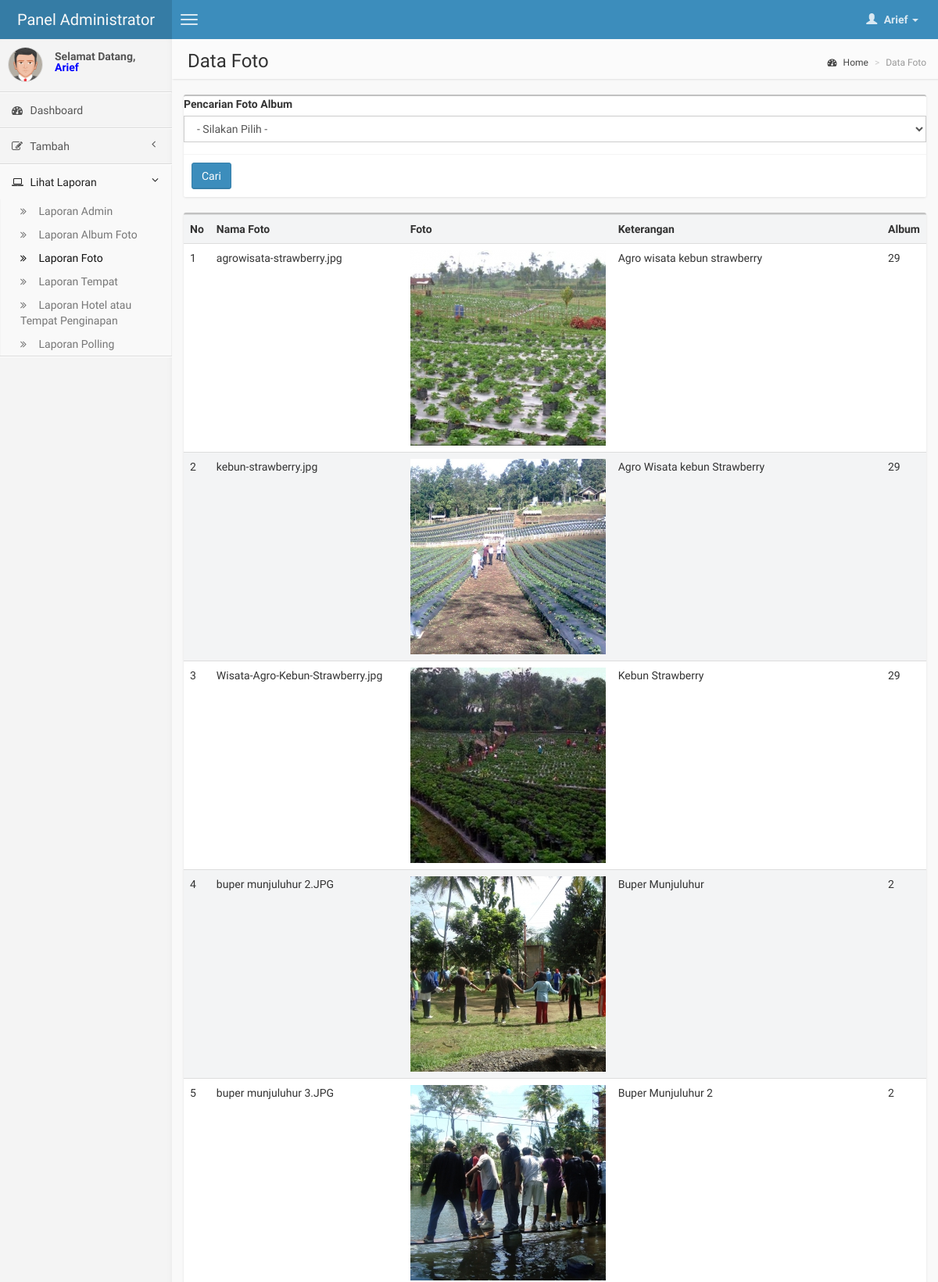
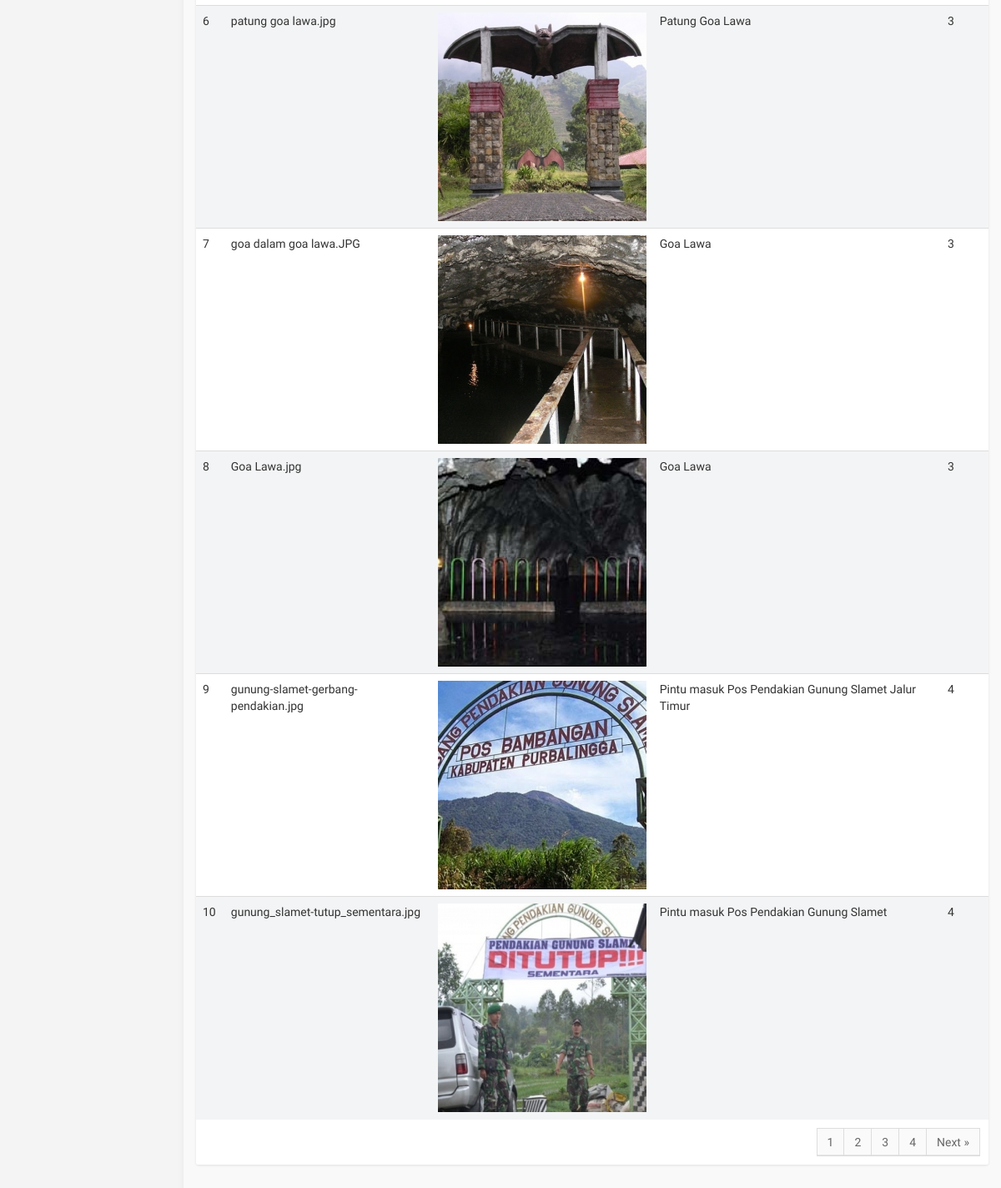
Screenshot of /dashboard/administrator/data_photo.php (signed in) with the database file from the repository (2 pictures, top to bottom).
### tables this page shows
CREATE TABLE IF NOT EXISTS `sig_data_photo` (
  `id_foto` int(11) NOT NULL AUTO_INCREMENT,
  `id_album` int(2) NOT NULL,
  `foto` varchar(255) NOT NULL,
  `keterangan` text NOT NULL,
  PRIMARY KEY (`id_foto`)
);

### dashboard/administrator/data_photo.php (the view, shortened to what this page needs)
<?php
if($_SESSION['Hak_Akses'] == 'Administrator')
{?>
<!DOCTYPE html>
<html>
    <head>
        <link href="css/bootstrap.min.css" rel="stylesheet" type="text/css" />
        <link href="css/font-awesome.min.css" rel="stylesheet" type="text/css" />
        <link href="css/AdminLTE.css" rel="stylesheet" type="text/css" />
    </head>
    <body class="skin-blue">
      <header class="header">
            <a href="index.php" class="logo">
                Panel Administrator
            </a>
            <nav class="navbar navbar-static-top" role="navigation">
                <a href="#" class="navbar-btn sidebar-toggle" data-toggle="offcanvas" role="button">
                    <span class="icon-bar"></span>
                    <span class="icon-bar"></span>
                    <span class="icon-bar"></span>
                </a>
                <div class="navbar-right">
                    <ul class="nav navbar-nav">
                        <li class="dropdown user user-menu">
                            <a href="#" class="dropdown-toggle" data-toggle="dropdown">
                                <i class="glyphicon glyphicon-user"></i>
                                <span><?php echo $_SESSION['Username'];?> <i class="caret"></i></span>
                            </a>
                        </li>
                    </ul>
                </div>
            </nav>
        </header>
        <div class="wrapper row-offcanvas row-offcanvas-left">
            <aside class="left-side sidebar-offcanvas">
                <section class="sidebar">
                    <div class="user-panel">
                        <div class="pull-left image">
                           <?php if($_SESSION['Jenis_Kelamin']== 'Laki - Laki') { ?>
                           <img src="img/avatar5.png" class="img-circle" alt="User Image" />
                           <?php }
				     	   else{ ?>
                           <img src="img/avatar2.png" class="img-circle" alt="User Image" />
                           <?php } ?>
                        </div>
                        <div class="pull-left info">
                            Selamat Datang, <br>
                          <p style="font-weight:bold; color:#00F;"> <?php echo $_SESSION['Username'];?></p>
                        </div>
                    </div>
                    <ul class="sidebar-menu">
                        <li class="">
                            <a href="index.php">
                                <i class="fa fa-dashboard"></i> <span>Dashboard</span>
                            </a>
                        </li>
                        <li class="treeview">
                            <a href="#">
                                <i class="fa fa-edit"></i>
                                <span>Tambah</span>
                                <i class="fa fa-angle-left pull-right"></i>
                            </a>
                        </li>
                        <li class="treeview active">
                            <a href="#">
                                <i class="fa fa-laptop"></i>
                                <span>Lihat Laporan</span>
                                <i class="fa fa-angle-left pull-right"></i>
                            </a>
                            <ul class="treeview-menu active">
                                <li><a href="data_admin.php"><i class="fa fa-angle-double-right"></i> Laporan Admin</a></li>
                                <li><a href="data_album.php"><i class="fa fa-angle-double-right"></i> Laporan Album Foto</a></li>
                                <li class="active"><a href="data_photo.php"><i class="fa fa-angle-double-right"></i> Laporan Foto</a></li>
                            	<li><a href="data_place.php"><i class="fa fa-angle-double-right"></i> Laporan Tempat</a></li>
                                <li><a href="data_hotel.php"><i class="fa fa-angle-double-right"></i> Laporan Hotel atau Tempat Penginapan</a></li>
                                <li><a href="data_polling.php"><i class="fa fa-angle-double-right"></i> Laporan Polling</a></li>
                            </ul>
                        </li>
                    </ul>
                </section>
            </aside>
            <aside class="right-side">
                <section class="content-header">
                    <h1>
                    Data Foto
                    </h1>
                    <ol class="breadcrumb">
                        <li><a href="#"><i class="fa fa-dashboard"></i> Home</a></li>
                        <li class="active">Data Foto</li>
                    </ol>
                </section>
                <section class="content">
                    <div class="row">
                        <div class="col-md-12">
                            <form action="search_photo.php" method="post">
                            <div class="box">
                            	<div class="box-body no-padding">
                                    <div class="form-group">
                                            <label>Pencarian Foto Album</label>
                                            <select class="form-control" name="foto" id="foto" required>
                                                <option>- Silakan Pilih -</option>
                                            </select>
                                     </div>
                                     <div class="box-footer">
                            			<button type="submit" class="btn btn-primary">Cari</button>
                            		 </div>
                            	</div>
                            </div>
                            </form>
                            <div class="box">
                                <div class="box-body no-padding">
                                    <table class="table table-striped">
                                         <tr>
                                            <th>No</th>
                                            <th>Nama Foto</th>
                                            <th>Foto</th>
                                            <th>Keterangan</th>
                                            <th>Album</th>
                                         </tr>
                                            <?php
											$dataPerPage = 10;
											if(isset($_GET['page']))
											{
												$noPage = $_GET['page'];
											}
											else $noPage = 1;
											$offset = ($noPage - 1) * $dataPerPage;
											$no = 1;
											$queri = "SELECT * FROM `sig_data_photo` LIMIT $offset, $dataPerPage";
											$ambil = mysql_query($queri);
											while($urai = mysql_fetch_array($ambil))
											{
										    ?>
                                         <tr>
                                           <td><?php echo $no++;?></td>
                                           <td><?php echo $urai['foto'];?></td>
                                           <td><img src="../../image/photo/250x250_<?php echo $urai['foto'];?>"></td>
                                           <td><?php echo $urai['keterangan'];?></td>
                                           <td><?php echo $urai['id_album'];?></td>
                                         </tr>
                                         <?php }
											$query 	= "SELECT COUNT(*) AS jumData FROM `sig_data_photo`";
											$hasil  = mysql_query($query);
											$data   = mysql_fetch_array($hasil);
											$jumData = $data['jumData'];
											$jumPage = ceil($jumData/$dataPerPage);?>
                                    </table>
                                </div>
                                <div class="box-footer clearfix">
                                    <ul class="pagination no-margin pull-right">
									   <?php
											for($page = 1; $page <= $jumPage; $page++)
											{
													 if ((($page >= $noPage - 3) && ($page <= $noPage + 3)) || ($page == 1) || ($page == $jumPage))
													 {
														if (($showPage != ($jumPage - 1)) && ($page == $jumPage))  echo "";
														else echo "<li> <a href='".$_SERVER['PHP_SELF']."?page=".$page."' class='active'>".$page."</a> </li> ";
													 }
											}
											if ($noPage < $jumPage) echo "<li> <a href='".$_SERVER['PHP_SELF']."?page=".($noPage+1)."'>Next &raquo;</a> </li>";
									   ?>
                                    </ul>
                                </div>
                            </div>
                        </div>
                    </div>
                </section>
            </aside>
        </div>
    </body>
</html>
<?php
}
else
{
	include("error.php");
}?>

### rows the page displays
sig_data_photo: foto "agrowisata-strawberry.jpg", foto (picture), keterangan "Agro wisata kebun strawberry", id_album "29"
sig_data_photo: foto "kebun-strawberry.jpg", foto (picture), keterangan "Agro Wisata kebun Strawberry", id_album "29"
sig_data_photo: foto "Wisata-Agro-Kebun-Strawberry.jpg", foto (picture), keterangan "Kebun Strawberry", id_album "29"
sig_data_photo: foto "buper munjuluhur 2.JPG", foto (picture), keterangan "Buper Munjuluhur", id_album "2"
sig_data_photo: foto "buper munjuluhur 3.JPG", foto (picture), keterangan "Buper Munjuluhur 2", id_album "2"
sig_data_photo: foto "patung goa lawa.jpg", foto (picture), keterangan "Patung Goa Lawa", id_album "3"
sig_data_photo: foto "goa dalam goa lawa.JPG", foto (picture), keterangan "Goa Lawa", id_album "3"
sig_data_photo: foto "Goa Lawa.jpg", foto (picture), keterangan "Goa Lawa", id_album "3"
sig_data_photo: foto "gunung-slamet-gerbang-pendakian.jpg", foto (picture), keterangan "Pintu masuk Pos Pendakian Gunung Slamet Jalur Timur", id_album "4"
sig_data_photo: foto "gunung_slamet-tutup_sementara.jpg", foto (picture), keterangan "Pintu masuk Pos Pendakian Gunung Slamet", id_album "4"

### other values shown
$_SESSION['Username'] "Arief"
